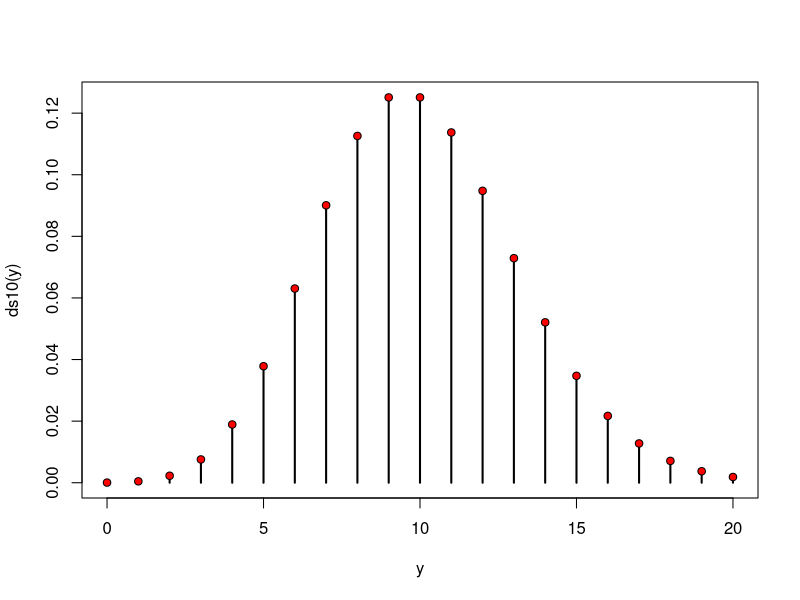
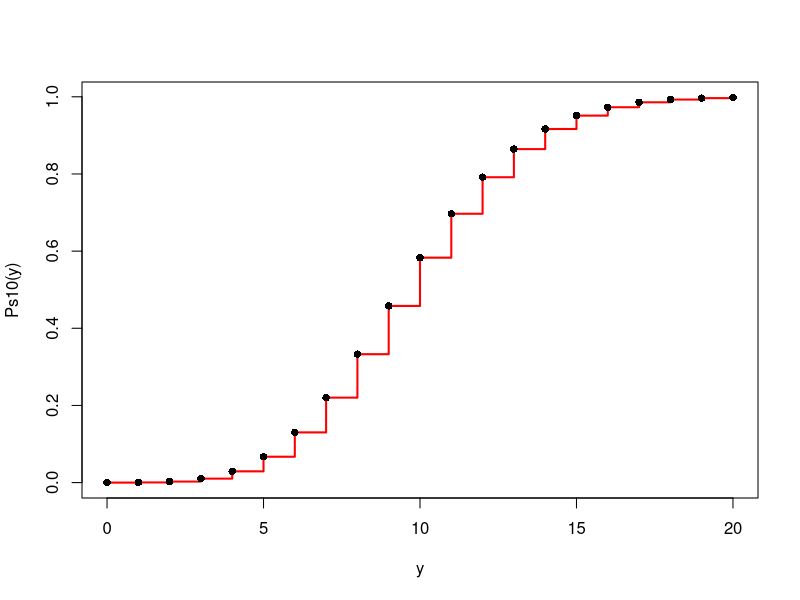
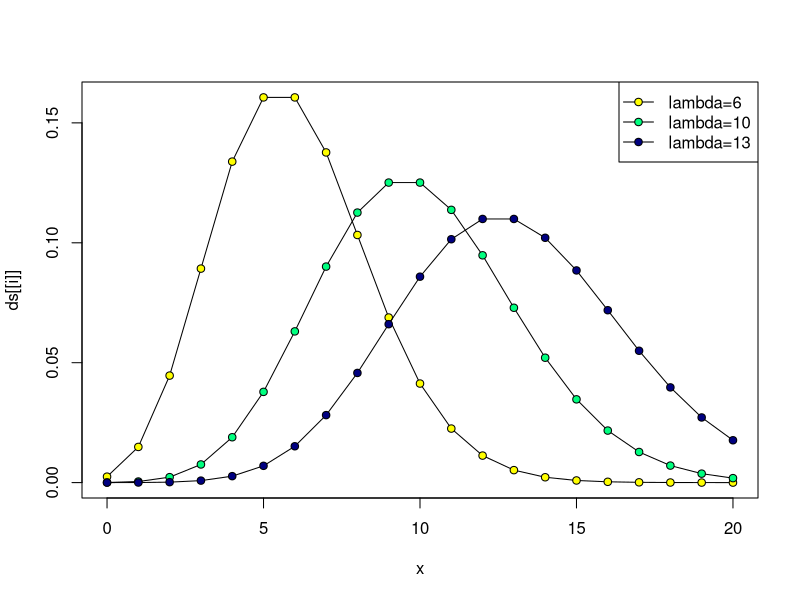
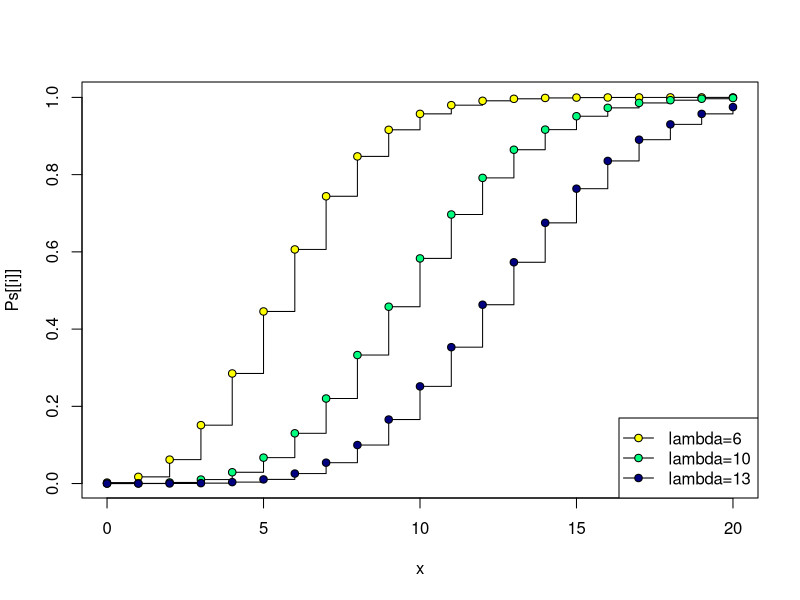

Recreate these plots in R, in order.
## Poisson distributions

x <- 0:20
ds10 <- dpois(x, 10)
plot(x=x, y=ds10, type="h", lwd=2, xlab="y", ylab="ds10(y)")
# Por claridad se agregan puntos al grafico:
points(x, ds10, pch=21, bg="red")

Ps10A <- Reduce('+', ds10, accumulate=T)
Ps10 <- ppois(x, 10)

plot(x, Ps10, type="s", col="red", lwd=2, xlab="y", ylab="Ps10(y)") 
points(x, Ps10, pch=16)


cc <- c("yellow", "springgreen", "navyblue")
lambdas <- c(6, 10, 13)
Ps <- as.data.frame(lapply(lambdas, function(ll) ppois(x, ll)))
ds <- as.data.frame(lapply(lambdas, function(ll) dpois(x, ll)))
names(Ps) <- lambdas
names(ds) <- lambdas
funcs <- list(plot, lines)

for (i in 1:3) {
    ff <- funcs[[1+(i!=1)]]
    ff(x,ds[[i]], type="o", pch=21,bg=cc[i])
}
legend("topright", 
       legend=paste0("lambda=",lambdas),
       lty=1, pch=21, pt.bg=cc)

for (i in 1:3) {
    ff <- funcs[[1+(i!=1)]]
    ff(x,Ps[[i]], type="s")
    points(x,Ps[[i]],pch=21,bg=cc[i])
}
legend("bottomright", 
       legend=paste0("lambda=",lambdas),
       lty=1, pch=21, pt.bg=cc)

lapply(lambdas, function(ll) 1-dpois(14, ll))